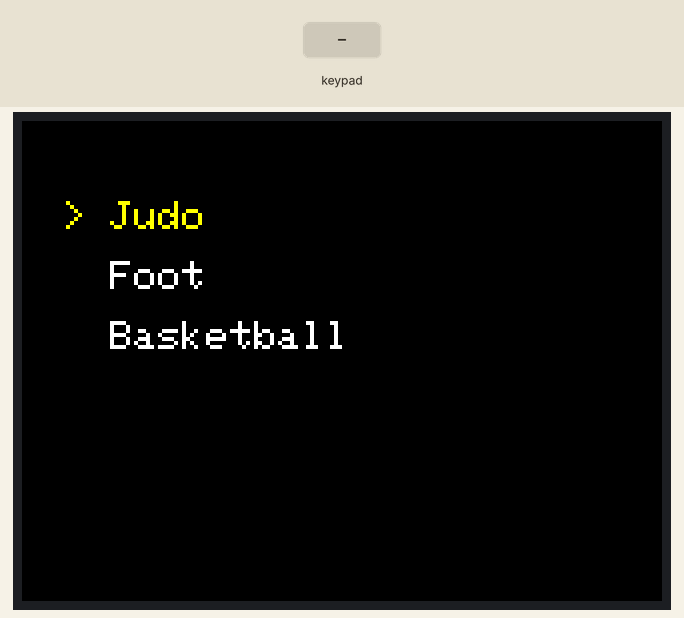
A sketch run on a simulated Arduino Uno, built with avr-gcc and run on an emulated ATmega328P. On the bench: 320×240 colour display. The inputs (shaded band) are chosen by the test bench.

Above: at 1.5 s.
1.6 s: keypad keys 1 3 9 7 # pressed 0.4 s apart
At 3.0 s:
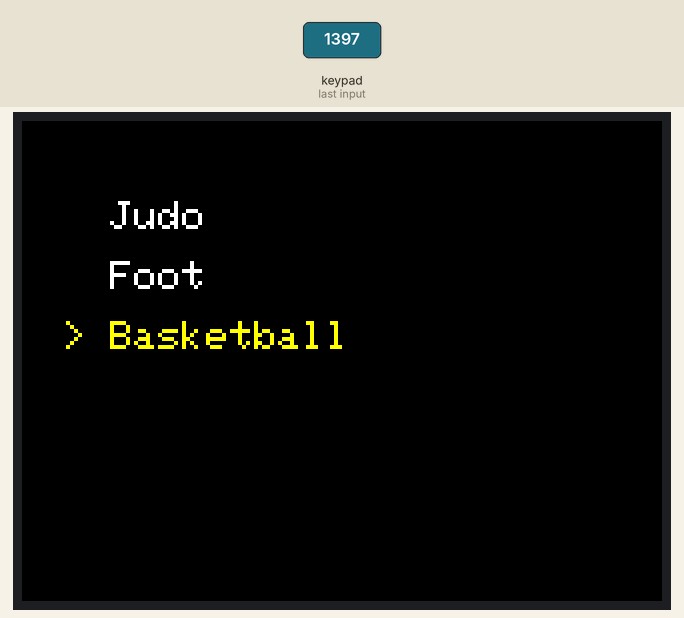
5.1 s: key 'C' pressed
At 6.3 s:
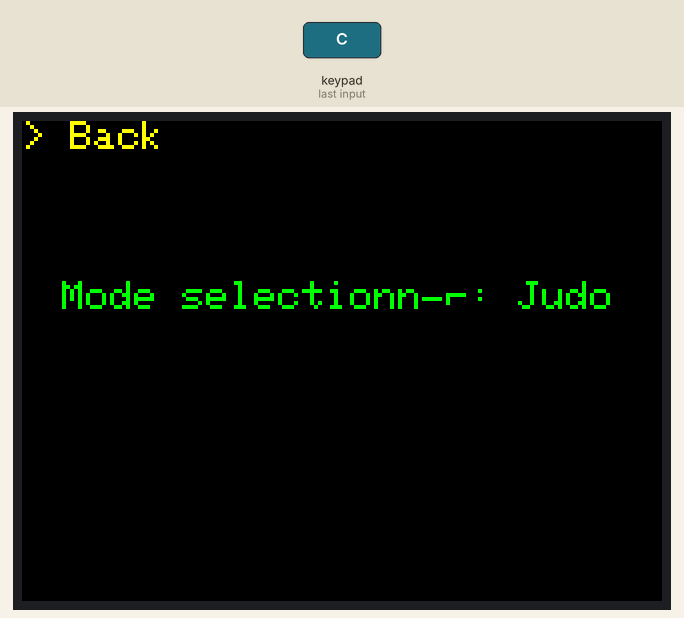
6.6 s: key 'D' pressed
At 7.3 s:
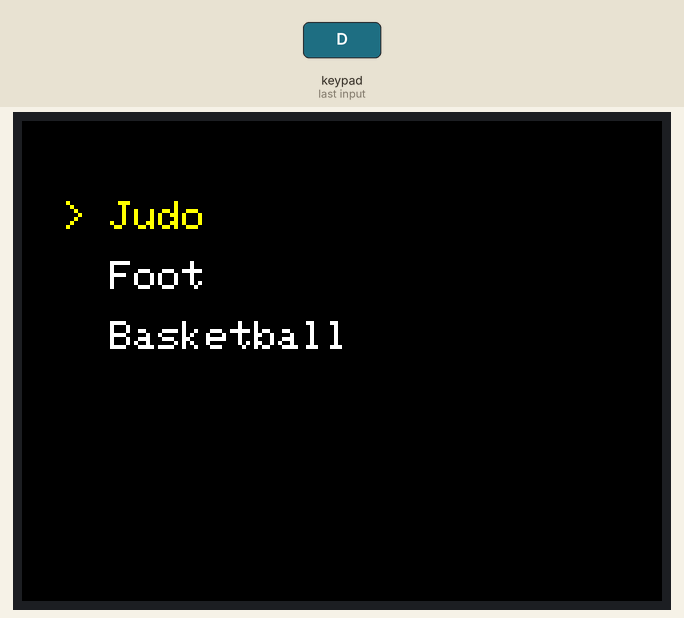
8.1 s: keypad keys 2 3 4 5 # pressed 0.4 s apart
At 10.8 s:
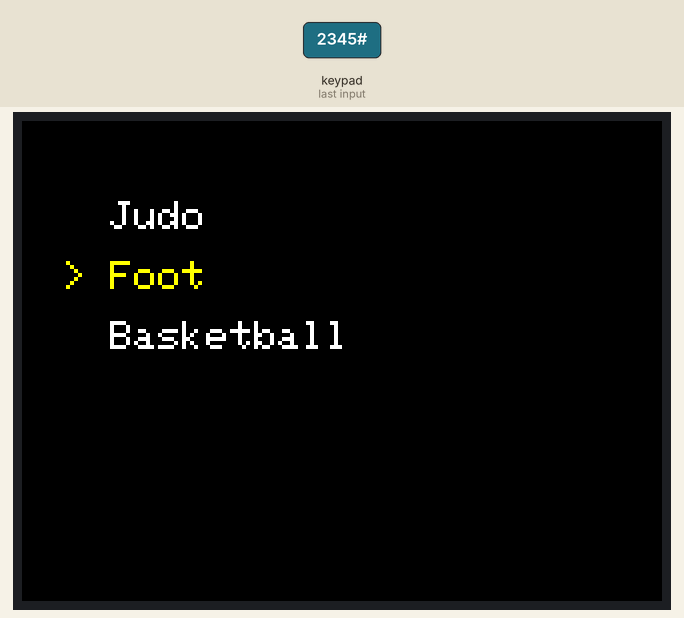
11.6 s: key 'C' pressed
At 12.6 s:
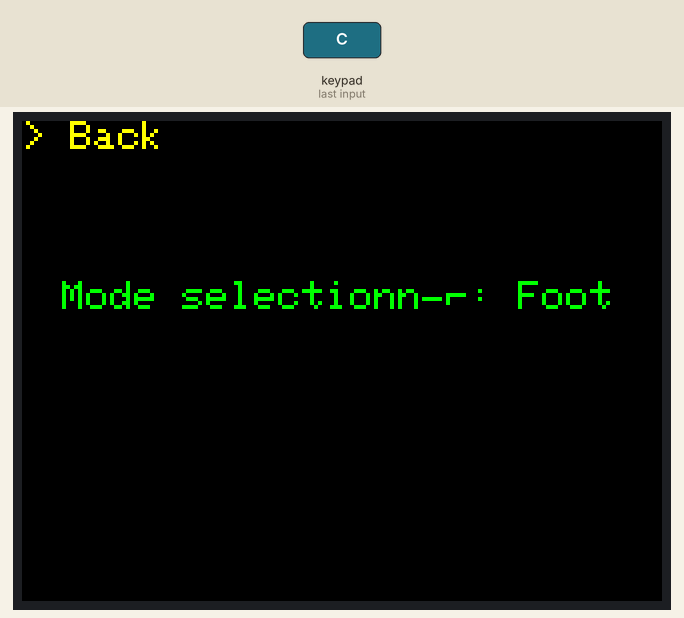
Timing chart, 0 to 14.1 s (numbered marks = the images above; inputs shaded):
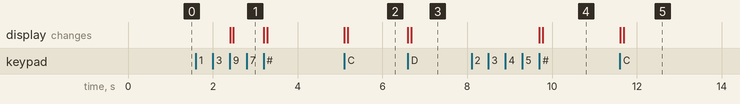

Measured:
- after the input at 1.6 s, the display: first changes after 0.81 s (image 1 shows a later state)
- after the input at 5.1 s, the display: first changes at once (image 2 shows a later state)
- after the input at 6.6 s, the display: first changes at once (image 3 shows a later state)
- after the input at 8.1 s, the display: first changes after 1.6 s (image 4 shows a later state)
- after the input at 11.6 s, the display: first changes at once (image 5 shows a later state)

The sketch:

sketch_selctionv1.ino
```cpp
// ================================
// LIBRAIRIES
// ================================
#include <Adafruit_GFX.h>
#include <Adafruit_ILI9341.h>
#include <Keypad.h>

// ================================
// PROTOTYPES DES FONCTIONS
// ================================
void drawMenu();
void showMessage(int option);

// ================================
// PINS ECRAN
// ================================
#define TFT_CS 10
#define TFT_DC 9
#define TFT_RST 8
Adafruit_ILI9341 tft = Adafruit_ILI9341(TFT_CS, TFT_DC, TFT_RST);

// ================================
// VARIABLES GLOBALES
// ================================
int menuIndex = 0;              // Curseur du menu
const int menuSize = 3;         // Nombre d'options
bool inMessage = false;         // Mode message actif ?
int currentMessageOption = 0;   // Option actuellement affichée dans le message

String menu[menuSize] = {
  "Judo",
  "Foot",
  "Basketball"
};

// ================================
// CLAVIER 4x4
// ================================
const byte ROWS = 4;
const byte COLS = 4;

char keys[ROWS][COLS] = {
  {'1','2','3','A'},
  {'4','5','6','B'},
  {'7','8','9','C'},
  {'*','0','#','D'}
};

byte rowPins[ROWS] = {2, 3, 4, 5};
byte colPins[COLS] = {6, 7, A0, A1};

Keypad keypad = Keypad(makeKeymap(keys), rowPins, colPins, ROWS, COLS);

// ================================
// SETUP
// ================================
void setup() {
  tft.begin();
  tft.setRotation(1);
  tft.fillScreen(ILI9341_BLACK);
  tft.setTextColor(ILI9341_WHITE);
  tft.setTextSize(2);

  drawMenu(); // Affichage initial du menu
}

// ================================
// LOOP
// ================================
void loop() {
  char key = keypad.getKey(); // Lire touche

  if (!inMessage) {
    // ================================
    // MODE MENU
    // ================================
    if (key) {
      if (key == '9') { // Monter curseur
        menuIndex--;
        if (menuIndex < 0) menuIndex = menuSize - 1;
        drawMenu();
      }
      if (key == '#') { // Descendre curseur
        menuIndex++;
        if (menuIndex >= menuSize) menuIndex = 0;
        drawMenu();
      }
      if (key == 'C') { // Valider option
        currentMessageOption = menuIndex; // Sauvegarde option sélectionnée
        inMessage = true;                 // Passe en mode message
        showMessage(currentMessageOption);
      }
    }
  } else {
    // ================================
    // MODE MESSAGE
    // ================================
    if (key) {
      if (key == 'D') { // Valider "Back"
        inMessage = false;   // Retour au menu
        drawMenu();
      }
    }
  }
}

// ================================
// FONCTION D'AFFICHAGE MENU
// ================================
void drawMenu() {
  tft.fillScreen(ILI9341_BLACK);
  tft.setTextSize(2);

  for (int i = 0; i < menuSize; i++) {
    if (i == menuIndex) {
      tft.setTextColor(ILI9341_YELLOW);
      tft.setCursor(20, 40 + i * 30);
      tft.print("> ");
    } else {
      tft.setTextColor(ILI9341_WHITE);
      tft.setCursor(20, 40 + i * 30);
      tft.print("  ");
    }
    tft.print(menu[i]);
  }
}

// ================================
// FONCTION D'AFFICHAGE MESSAGE
// ================================
void showMessage(int option) {
  tft.fillScreen(ILI9341_BLACK);
  tft.setTextSize(2);
  tft.setTextColor(ILI9341_GREEN);
  tft.setCursor(20, 80);

  // Message selon option
  if (option == 0) tft.print("Mode selectionné: Judo");
  else if (option == 1) tft.print("Mode selectionné: Foot");
  else if (option == 2) tft.print("Mode selectionné: Basketball");

  // Affiche "Back" en haut à gauche
  tft.setTextColor(ILI9341_YELLOW);
  tft.setCursor(0, 0);
  tft.print("> Back");
}
```
